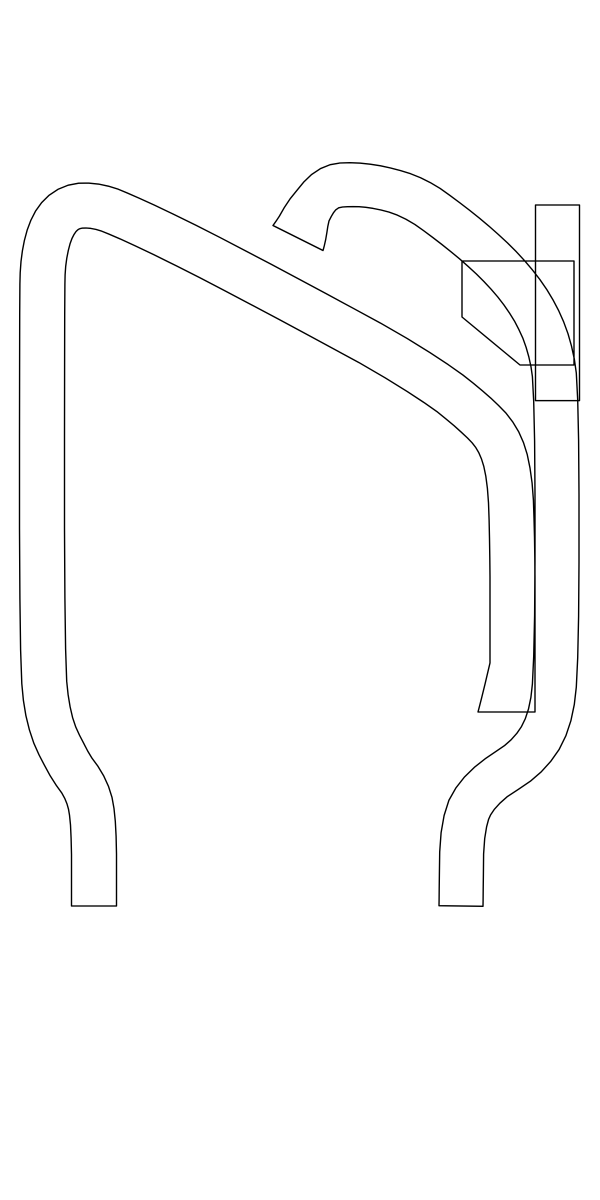
#> input picture art/template/overlay-lineart.png, 1800 x 3600 px, given in place of on-top-black.png, which was not available (shown at 1/3 size)
$ python build-kit.py ../../template ../../template/overlay-template.png
#> lines starting #> are read from the running program, lines starting #| are printed output that depends on the picture; pictures that were not available may be replaced by others from this repository, and a replacement may not be noted
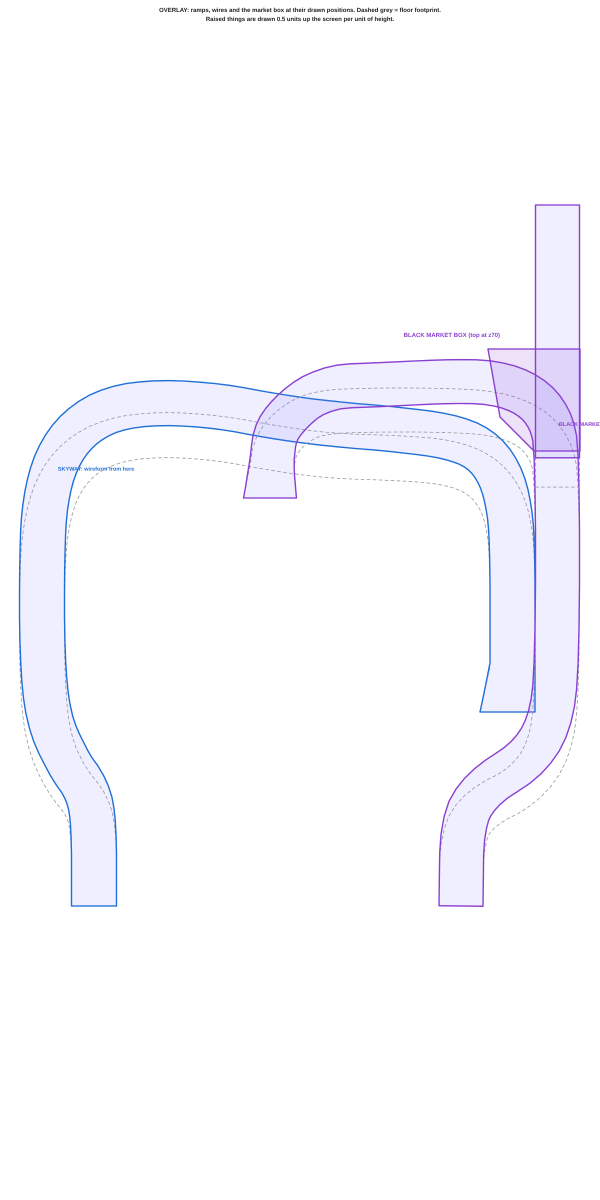
#> input picture art/template/overlay-template.png, 1800 x 3600 px, given in place of on-top-white.png, which was not available (shown at 1/3 size)
"""Builds the playfield drawing kit from render-guides.cjs's renders.

  python3 art/kit/tools/build-kit.py <renders dir> art/kit

Writes, at the art's size (1800 x 3600, 3 pixels per table unit):
  layers/game-on-top.png   what the game draws over the art (rails, toys, ramps, lights), on transparent
  layers/labels.png        names of the features, on transparent
  layers/current-look.png  the table as the code draws it today
  guide-preview.png        the two guides over grey, to look at
  Cyber-Psychosis-Playfield.psd  all of it as layers, plus a grey background and an empty layer to
                                 paint on (needs psd-tools)
"""
import os
import sys

import numpy as np
from PIL import Image, ImageDraw, ImageFont

K = 3  # pixels per table unit
W, H = 600 * K, 1200 * K

# Where to put each label, in table units (from psychosis-layout.ts; move them if the layout moves).
LABELS = [
    ('BACK ALLEY', 196, 48), ('BACK DOOR', 84, 188), ('TUMBLERS', 187, 163), ('THE VAULT', 182, 262),
    ('VAULT LANE', 86, 420), ('IMPOUND', 42, 352), ('CAM LANES', 381, 98), ('POP BUMPERS', 400, 250),
    ('SAFE', 98, 567), ('BREACH', 150, 462), ('B-R-E', 112, 532), ('A-C-H', 222, 500),
    ('BLACK MARKET RAMP', 272, 520), ('BLACK MARKET', 536, 438), ('REACTOR', 380, 481),
    ('DROP TARGETS', 352, 566), ('VENT', 412, 613), ('SKYWAY', 505, 735), ('SPINNER', 524, 652),
    ('SHOP MENU', 278, 664), ('HEIST MAP', 278, 780), ('BONUS X', 278, 952), ('R-A-G-E', 70, 905),
    ('R-A-G-E', 486, 905), ('SLING', 140, 948), ('SLING', 420, 948), ('FLIPPERS', 278, 1060),
    ('SHOOTER LANE', 557, 1020), ('SHOOT AGAIN', 278, 1128),
]
INK = (255, 47, 210, 255)  # hot magenta: shows over any art
OUTLINE = (0, 0, 0, 255)


def matte(black, white):
    """The layer over the art, from renders over black and over white: alpha from the difference."""
    b = np.asarray(black.convert('RGB')).astype(np.float32) / 255
#> b: shape (3600, 1800, 3) float32; every value is 0
    w = np.asarray(white.convert('RGB')).astype(np.float32) / 255
    a = np.clip(1 - (w - b).mean(axis=2), 0, 1)
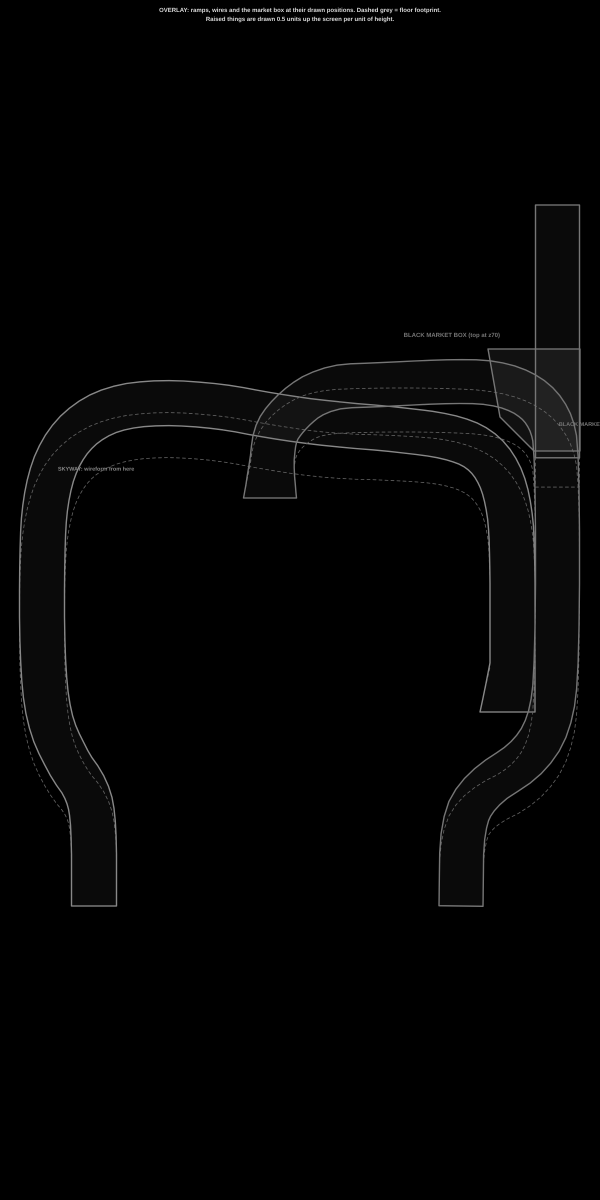
#> a: shape (3600, 1800) float32 (shown at 1/3 size); min 0, max 0.867, mean 0.0131
    rgb = np.where(a[..., None] > 0.004, b / np.maximum(a[..., None], 0.004), 0)
    out = np.dstack([np.clip(rgb, 0, 1), a]) * 255
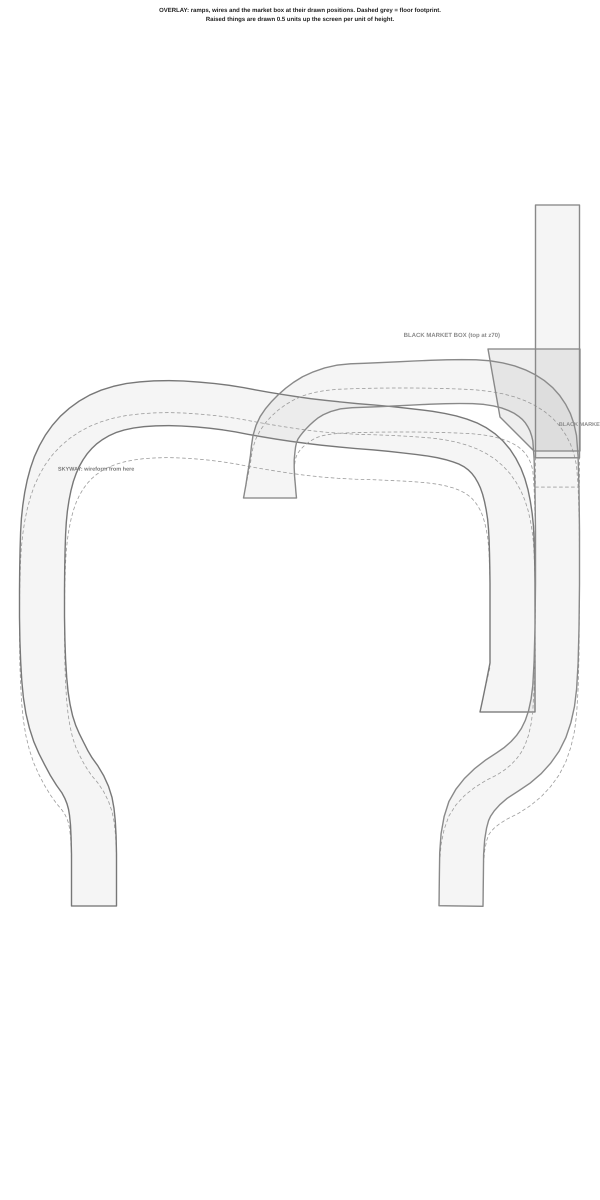
#> out: shape (3600, 1800, 4) float32 (shown at 1/3 size); mean R, G, B, A 0, 0, 0, 3.3; transparent parts drawn white
    return Image.fromarray((out + 0.5).astype(np.uint8), 'RGBA')
#> in main, current is the input picture: PIL image 1800x3600 RGB; mean R, G, B 250.5, 250.4, 254.1


def font(size):
    for f in ('/usr/share/fonts/truetype/dejavu/DejaVuSans-Bold.ttf', '/Library/Fonts/Arial Bold.ttf'):
        if os.path.exists(f):
            return ImageFont.truetype(f, size)
    return ImageFont.load_default()


def labels():
    im = Image.new('RGBA', (W, H), (0, 0, 0, 0))
#> im: PIL image 1800x3600 RGBA; every value is 0
    d = ImageDraw.Draw(im)
    f = font(30)
    for text, x, y in LABELS:
        X, Y = x * K, y * K
        d.ellipse((X - 7, Y - 7, X + 7, Y + 7), fill=INK, outline=OUTLINE, width=3)
        tw = d.textlength(text, font=f)
        tx = min(max(X - tw / 2, 70), W - 70 - tw)
        d.text((tx, Y + 12), text, font=f, fill=INK, stroke_width=4, stroke_fill=OUTLINE)
#> this loop made 29 passes
#> (tw, tx) on passes 1 to 12: (205.4, 485.3), (200.8, 151.6), (181.9, 470.1), (179, 456.5), (200.8, 157.6), (162.9, 70), (195.1, 1045.5), (244.2, 1077.9), (85.83, 251.1), (136.8, 381.6), (91.36, 290.3), (95.94, 618)
    # the playfield's edge: outside it is the cabinet's steel
    x0, y0, x1, y1 = 20 * K, 18 * K, 580 * K, H - 1
    for i in range(0, H, 40):
        d.line((x0, max(i, y0), x0, min(i + 20, y1)), fill=INK, width=4)
        d.line((x1, max(i, y0), x1, min(i + 20, y1)), fill=INK, width=4)
    for i in range(x0, x1, 40):
        d.line((i, y0, min(i + 20, x1), y0), fill=INK, width=4)
    note = 'PLAYFIELD EDGE: outside the dashed line is the cabinet'
    d.text((x0 + 16, y0 + 10), note, font=font(24), fill=INK, stroke_width=3, stroke_fill=OUTLINE)
    return im


def main(src, dst):
    os.makedirs(os.path.join(dst, 'layers'), exist_ok=True)
    on_top = matte(Image.open(os.path.join(src, 'on-top-black.png')), Image.open(os.path.join(src, 'on-top-white.png')))
    current = Image.open(os.path.join(src, 'reference.png')).convert('RGB')
    lab = labels()
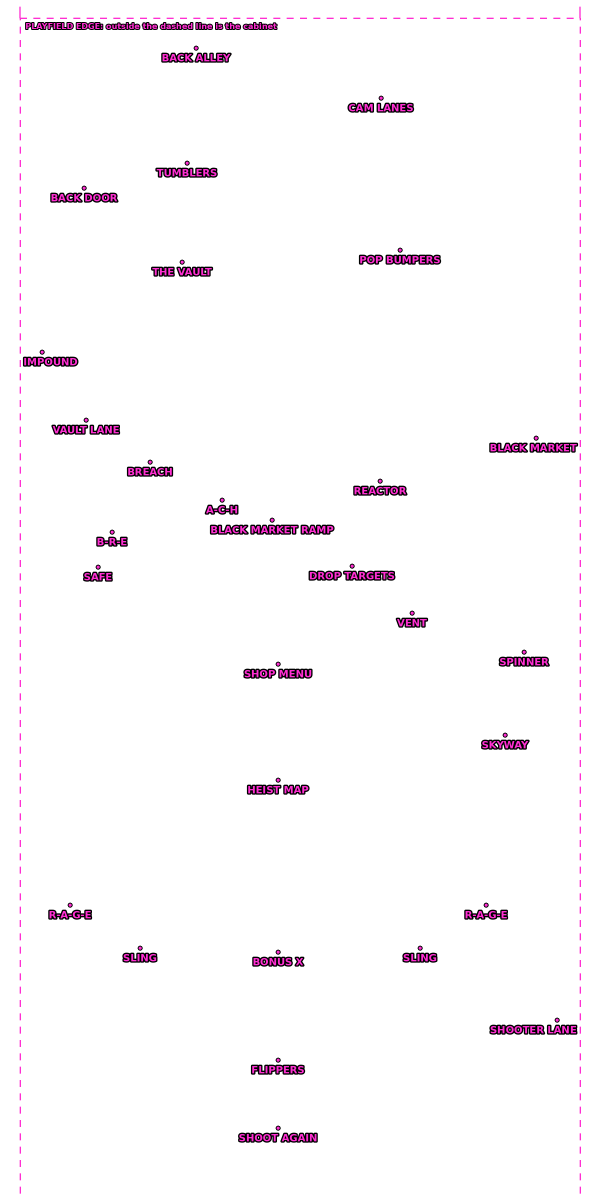
#> lab: PIL image 1800x3600 RGBA (shown at 1/3 size); mean R, G, B, A 3.1, 0.6, 2.6, 6.9; transparent parts drawn white
    on_top.save(os.path.join(dst, 'layers', 'game-on-top.png'), optimize=True)
    lab.save(os.path.join(dst, 'layers', 'labels.png'), optimize=True)
    current.save(os.path.join(dst, 'layers', 'current-look.png'), optimize=True)

    preview = Image.new('RGBA', (W, H), (118, 120, 124, 255))
    preview.alpha_composite(on_top)
    preview.alpha_composite(lab)
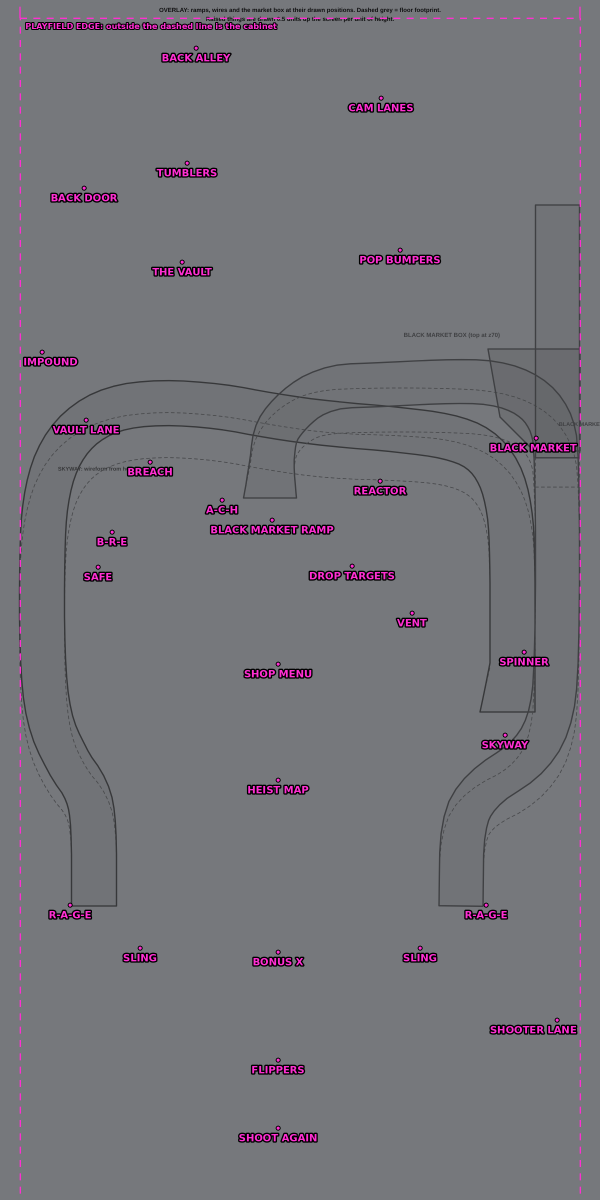
#> preview: PIL image 1800x3600 RGBA (shown at 1/3 size); mean R, G, B, A 116.5, 115.8, 121.7, 255
    preview.convert('RGB').resize((W // 2, H // 2), Image.LANCZOS).save(os.path.join(dst, 'guide-preview.png'), optimize=True)
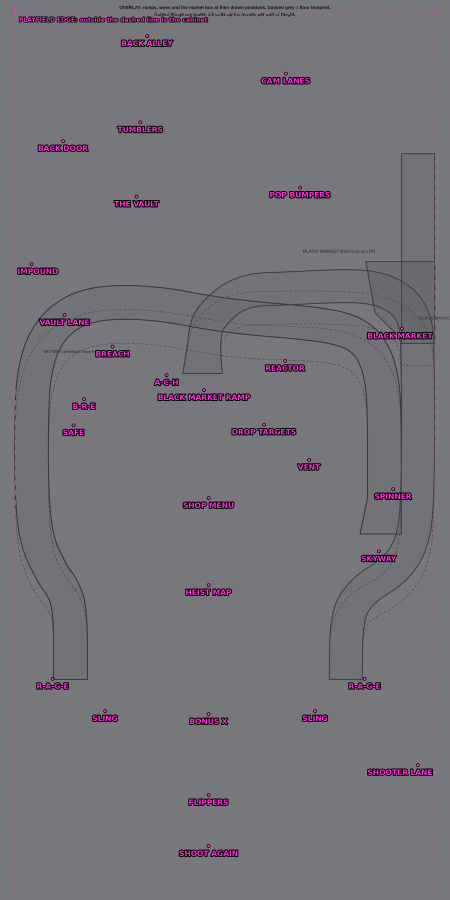
#> saved as guide-preview.png: PIL image 900x1800 RGB (shown at 1/2 size); mean R, G, B 116.4, 115.9, 121.8

    try:
        from psd_tools import PSDImage
        from psd_tools.api.layers import PixelLayer
        from psd_tools.constants import Compression
    except ImportError:
        print('psd-tools not installed: skipped the PSD (pip install psd-tools)')
        return
    psd = PSDImage.new('RGBA', (W, H))
    layers = [
        ('Background (grey; hide or paint over)', Image.new('RGBA', (W, H), (118, 120, 124, 255)), True, 255),
        ('Reference: the current look', current.convert('RGBA'), False, 255),
        ('PAINT THE PLAYFIELD HERE', Image.new('RGBA', (W, H), (0, 0, 0, 0)), True, 255),
        ('Guide: the game draws this on top', on_top, True, 190),
        ('Guide: labels', lab, True, 255),
    ]
    for name, img, visible, opacity in layers:
        layer = PixelLayer.frompil(img, psd, name, compression=Compression.RLE)
        layer.visible = visible
        layer.opacity = opacity
        psd.append(layer)
    # The flattened picture that previews (Finder, Quick Look) show; psd-tools rebuilds it from the
    # visible layers on save, but stores it uncompressed (26 MB more) unless told otherwise.
    psd._record.image_data.compression = Compression.RLE
    psd.save(os.path.join(dst, 'Cyber-Psychosis-Playfield.psd'))


if __name__ == '__main__':
    main(sys.argv[1], sys.argv[2])
#> (the call stopped at in main, `psd = PSDImage.new('RGBA', (W, H))`: psd_tools is not available in this run)
